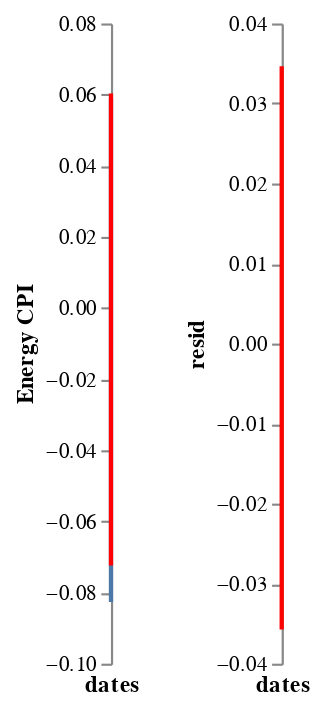

Write notebook code for a chart like this one.
### Markdown cell above
#### Lasso CV

### Code cell
from sklearn.linear_model import LassoCV, LassoLarsCV

lassocv = LassoCV(cv=5, random_state=0).fit(exog, endog)

print("Insample score (Rsq): %s" % lassocv.score(exog, endog))
print("Insample score (Rsq): %s" % lassocv.score(exog_out, outsample))

print("Coefs Selected ")
print(pd.Series(lassocv.coef_, exog.columns.values))

y_lasso = lassocv.predict(exog.values)
resid = endog.values - y_lasso

data_df = pd.DataFrame(dict(dates=endog.index, 
                            energy_cpi=endog, 
                            fitted=pd.Series(y_lasso, endog.index), 
                            resid=pd.Series(resid, endog.index)))

statsmodels.graphics.tsaplots.plot_pacf(resid)

line1 = alt.Chart(data_df).mark_line().encode(x='dates:T', y=alt.Y('energy_cpi', title="Energy CPI")).properties(width="container")
line2 = alt.Chart(data_df).mark_line(color='red').encode(x='dates:T', y=alt.Y('fitted')).properties(width="container")
line3 = alt.Chart(data_df).mark_line(color='red').encode(x='dates:T', y=alt.Y('resid')).properties(width="container")
line1 + line2 | line3

### Figure 1 — Vega-Lite specification as saved in the notebook (floating-point values rounded to 4 significant figures)
{"config": {"view": {"continuousWidth": 400, "continuousHeight": 300}}, "hconcat": [{"layer": [{"mark": "line", "encoding": {"x": {"field": "dates", "type": "temporal"}, "y": {"field": "energy_cpi", "title": "Energy CPI", "type": "quantitative"}}, "width": "container"}, {"mark": {"type": "line", "color": "red"}, "encoding": {"x": {"field": "dates", "type": "temporal"}, "y": {"field": "fitted", "type": "quantitative"}}, "width": "container"}]}, {"mark": {"type": "line", "color": "red"}, "encoding": {"x": {"field": "dates", "type": "temporal"}, "y": {"field": "resid", "type": "quantitative"}}, "width": "container"}], "data": {"name": "data-21dbde72a3e3d9f799a566ed900c0c47"}, "$schema": "https://vega.github.io/schema/vega-lite/v4.17.0.json", "datasets": {"data-21dbde72a3e3d9f799a566ed900c0c47": [{"dates": "2012-08-31T00:00:00", "energy_cpi": 0.04306, "fitted": 0.03558, "resid": 0.00748}, {"dates": "2012-09-30T00:00:00", "energy_cpi": 0.02407, "fitted": -0.001406, "resid": 0.02548}, {"dates": "2012-10-31T00:00:00", "energy_cpi": -0.02266, "fitted": -0.0378, "resid": 0.01514}, {"dates": "2012-11-30T00:00:00", "energy_cpi": -0.04621, "fitted": -0.02797, "resid": -0.01824}, {"dates": "2012-12-31T00:00:00", "energy_cpi": -0.0229, "fitted": -0.01315, "resid": -0.009752}, {"dates": "2013-01-31T00:00:00", "energy_cpi": 0.00493, "fitted": 0.007538, "resid": -0.002608}, {"dates": "2013-02-28T00:00:00", "energy_cpi": 0.05763, "fitted": 0.04773, "resid": 0.009907}, {"dates": "2013-03-31T00:00:00", "energy_cpi": 0.005718, "fitted": -0.0169, "resid": 0.02262}, {"dates": "2013-04-30T00:00:00", "energy_cpi": -0.01927, "fitted": -0.007627, "resid": -0.01164}, {"dates": "2013-05-31T00:00:00", "energy_cpi": 0.01245, "fitted": 0.01246, "resid": -4.316e-06}, {"dates": "2013-06-30T00:00:00", "energy_cpi": 0.01661, "fitted": -0.000847, "resid": 0.01746}, {"dates": "2013-07-31T00:00:00", "energy_cpi": -0.002187, "fitted": 0.01668, "resid": -0.01887}, {"dates": "2013-08-31T00:00:00", "energy_cpi": -0.005406, "fitted": -0.006827, "resid": 0.00142}, {"dates": "2013-09-30T00:00:00", "energy_cpi": -0.005992, "fitted": -0.01792, "resid": 0.01192}, {"dates": "2013-10-31T00:00:00", "energy_cpi": -0.0402, "fitted": -0.02927, "resid": -0.01093}, {"dates": "2013-11-30T00:00:00", "energy_cpi": -0.02259, "fitted": -0.001657, "resid": -0.02093}, {"dates": "2013-12-31T00:00:00", "energy_cpi": 0.006031, "fitted": -0.01813, "resid": 0.02416}, {"dates": "2014-01-31T00:00:00", "energy_cpi": 0.02136, "fitted": 0.01367, "resid": 0.007686}, {"dates": "2014-02-28T00:00:00", "energy_cpi": 0.01039, "fitted": 0.01908, "resid": -0.008687}, {"dates": "2014-03-31T00:00:00", "energy_cpi": 0.03513, "fitted": 0.02501, "resid": 0.01011}, {"dates": "2014-04-30T00:00:00", "energy_cpi": 0.008677, "fitted": 0.00881, "resid": -0.0001328}, {"dates": "2014-05-31T00:00:00", "energy_cpi": 0.01292, "fitted": 0.001328, "resid": 0.01159}, {"dates": "2014-06-30T00:00:00", "energy_cpi": 0.01514, "fitted": 0.01068, "resid": 0.004461}, {"dates": "2014-07-31T00:00:00", "energy_cpi": -0.007508, "fitted": -0.009764, "resid": 0.002256}, {"dates": "2014-08-31T00:00:00", "energy_cpi": -0.02697, "fitted": -0.01353, "resid": -0.01345}, {"dates": "2014-09-30T00:00:00", "energy_cpi": -0.01544, "fitted": -0.01374, "resid": -0.001698}, {"dates": "2014-10-31T00:00:00", "energy_cpi": -0.04991, "fitted": -0.04763, "resid": -0.002279}, {"dates": "2014-11-30T00:00:00", "energy_cpi": -0.05496, "fitted": -0.02821, "resid": -0.02675}, {"dates": "2014-12-31T00:00:00", "energy_cpi": -0.05436, "fitted": -0.07237, "resid": 0.01801}, {"dates": "2015-01-31T00:00:00", "energy_cpi": -0.08183, "fitted": -0.05151, "resid": -0.03032}, {"dates": "2015-02-28T00:00:00", "energy_cpi": 0.02065, "fitted": 0.03125, "resid": -0.01059}, {"dates": "2015-03-31T00:00:00", "energy_cpi": 0.04137, "fitted": 0.01725, "resid": 0.02413}, {"dates": "2015-04-30T00:00:00", "energy_cpi": -0.004963, "fitted": 0.007856, "resid": -0.01282}, {"dates": "2015-05-31T00:00:00", "energy_cpi": 0.05211, "fitted": 0.02768, "resid": 0.02443}, {"dates": "2015-06-30T00:00:00", "energy_cpi": 0.03047, "fitted": 0.03014, "resid": 0.0003322}, {"dates": "2015-07-31T00:00:00", "energy_cpi": -0.004568, "fitted": -0.008125, "resid": 0.003556}, {"dates": "2015-08-31T00:00:00", "energy_cpi": -0.03004, "fitted": -0.0436, "resid": 0.01356}, {"dates": "2015-09-30T00:00:00", "energy_cpi": -0.05443, "fitted": -0.01871, "resid": -0.03572}, {"dates": "2015-10-31T00:00:00", "energy_cpi": -0.03541, "fitted": -0.03503, "resid": -0.0003795}, {"dates": "2015-11-30T00:00:00", "energy_cpi": -0.02691, "fitted": -0.02832, "resid": 0.001407}, {"dates": "2015-12-31T00:00:00", "energy_cpi": -0.03111, "fitted": -0.01057, "resid": -0.02054}, {"dates": "2016-01-31T00:00:00", "energy_cpi": -0.01749, "fitted": -0.02766, "resid": 0.01017}, {"dates": "2016-02-29T00:00:00", "energy_cpi": -0.04501, "fitted": -0.0146, "resid": -0.03041}, {"dates": "2016-03-31T00:00:00", "energy_cpi": 0.04043, "fitted": 0.06001, "resid": -0.01958}, {"dates": "2016-04-30T00:00:00", "energy_cpi": 0.03706, "fitted": 0.02521, "resid": 0.01185}, {"dates": "2016-05-31T00:00:00", "energy_cpi": 0.03782, "fitted": 0.03095, "resid": 0.006864}, {"dates": "2016-06-30T00:00:00", "energy_cpi": 0.03821, "fitted": 0.00702, "resid": 0.03119}, {"dates": "2016-07-31T00:00:00", "energy_cpi": -0.02047, "fitted": -0.0155, "resid": -0.004967}, {"dates": "2016-08-31T00:00:00", "energy_cpi": -0.01233, "fitted": 0.006442, "resid": -0.01877}, {"dates": "2016-09-30T00:00:00", "energy_cpi": 0.01203, "fitted": -0.01552, "resid": 0.02755}, {"dates": "2016-10-31T00:00:00", "energy_cpi": -0.005443, "fitted": -0.007446, "resid": 0.002003}, {"dates": "2016-11-30T00:00:00", "energy_cpi": -0.01737, "fitted": -0.02032, "resid": 0.002948}, {"dates": "2016-12-31T00:00:00", "energy_cpi": 0.009948, "fitted": 0.03327, "resid": -0.02332}, {"dates": "2017-01-31T00:00:00", "energy_cpi": 0.0326, "fitted": 0.0153, "resid": 0.0173}, {"dates": "2017-02-28T00:00:00", "energy_cpi": -0.007079, "fitted": 0.008975, "resid": -0.01605}, {"dates": "2017-03-31T00:00:00", "energy_cpi": 0.002028, "fitted": -0.001201, "resid": 0.003229}, {"dates": "2017-04-30T00:00:00", "energy_cpi": 0.02151, "fitted": 0.01188, "resid": 0.009627}, {"dates": "2017-05-31T00:00:00", "energy_cpi": 0.001296, "fitted": 0.01059, "resid": -0.009297}, {"dates": "2017-06-30T00:00:00", "energy_cpi": 0.007453, "fitted": -0.004562, "resid": 0.01202}, {"dates": "2017-07-31T00:00:00", "energy_cpi": -0.01022, "fitted": 0.005951, "resid": -0.01617}, {"dates": "2017-08-31T00:00:00", "energy_cpi": 0.01649, "fitted": 0.02871, "resid": -0.01222}, {"dates": "2017-09-30T00:00:00", "energy_cpi": 0.04768, "fitted": 0.01303, "resid": 0.03465}, {"dates": "2017-10-31T00:00:00", "energy_cpi": -0.03904, "fitted": -0.02338, "resid": -0.01566}, {"dates": "2017-11-30T00:00:00", "energy_cpi": 0.0101, "fitted": 0.004417, "resid": 0.00568}, {"dates": "2017-12-31T00:00:00", "energy_cpi": -0.0133, "fitted": -0.02342, "resid": 0.01012}, {"dates": "2018-01-31T00:00:00", "energy_cpi": 0.01968, "fitted": 0.0323, "resid": -0.01263}, {"dates": "2018-02-28T00:00:00", "energy_cpi": 0.01356, "fitted": 0.005335, "resid": 0.008222}, {"dates": "2018-03-31T00:00:00", "energy_cpi": -0.00452, "fitted": 0.006658, "resid": -0.01118}, {"dates": "2018-04-30T00:00:00", "energy_cpi": 0.02953, "fitted": 0.02566, "resid": 0.003865}, {"dates": "2018-05-31T00:00:00", "energy_cpi": 0.03647, "fitted": 0.02808, "resid": 0.008385}, {"dates": "2018-06-30T00:00:00", "energy_cpi": 0.01026, "fitted": -0.01271, "resid": 0.02297}, {"dates": "2018-07-31T00:00:00", "energy_cpi": -0.008859, "fitted": 0.01673, "resid": -0.02559}, {"dates": "2018-08-31T00:00:00", "energy_cpi": -0.0007397, "fitted": -0.01213, "resid": 0.01139}, {"dates": "2018-09-30T00:00:00", "energy_cpi": -0.003411, "fitted": -0.003462, "resid": 5.17e-05}, {"dates": "2018-10-31T00:00:00", "energy_cpi": -0.001804, "fitted": -0.0007696, "resid": -0.001034}, {"dates": "2018-11-30T00:00:00", "energy_cpi": -0.04362, "fitted": -0.03897, "resid": -0.004646}, {"dates": "2018-12-31T00:00:00", "energy_cpi": -0.04634, "fitted": -0.0384, "resid": -0.007941}, {"dates": "2019-01-31T00:00:00", "energy_cpi": -0.02594, "fitted": -0.01246, "resid": -0.01348}, {"dates": "2019-02-28T00:00:00", "energy_cpi": 0.01085, "fitted": 0.02348, "resid": -0.01263}, {"dates": "2019-03-31T00:00:00", "energy_cpi": 0.04431, "fitted": 0.04056, "resid": 0.003749}, {"dates": "2019-04-30T00:00:00", "energy_cpi": 0.05089, "fitted": 0.02415, "resid": 0.02674}, {"dates": "2019-05-31T00:00:00", "energy_cpi": 0.01471, "fitted": 0.01489, "resid": -0.0001747}, {"dates": "2019-06-30T00:00:00", "energy_cpi": -0.01949, "fitted": -0.01379, "resid": -0.005703}, {"dates": "2019-07-31T00:00:00", "energy_cpi": 0.005055, "fitted": 0.004279, "resid": 0.0007754}, {"dates": "2019-08-31T00:00:00", "energy_cpi": -0.02478, "fitted": -0.01381, "resid": -0.01097}, {"dates": "2019-09-30T00:00:00", "energy_cpi": -0.00719, "fitted": 0.01018, "resid": -0.01737}, {"dates": "2019-10-31T00:00:00", "energy_cpi": 0.004331, "fitted": -0.02326, "resid": 0.02759}, {"dates": "2019-11-30T00:00:00", "energy_cpi": -0.007927, "fitted": 0.005389, "resid": -0.01332}, {"dates": "2019-12-31T00:00:00", "energy_cpi": -0.007706, "fitted": 0.0003165, "resid": -0.008023}, {"dates": "2020-01-31T00:00:00", "energy_cpi": 0.0002864, "fitted": 0.001753, "resid": -0.001466}, {"dates": "2020-02-29T00:00:00", "energy_cpi": -0.02201, "fitted": -0.00323, "resid": -0.01878}, {"dates": "2020-03-31T00:00:00", "energy_cpi": -0.04214, "fitted": -0.04382, "resid": 0.001675}, {"dates": "2020-04-30T00:00:00", "energy_cpi": -0.08264, "fitted": -0.07162, "resid": -0.01102}, {"dates": "2020-05-31T00:00:00", "energy_cpi": -2.731e-05, "fitted": 0.005021, "resid": -0.005048}, {"dates": "2020-06-30T00:00:00", "energy_cpi": 0.05628, "fitted": 0.0464, "resid": 0.009881}, {"dates": "2020-07-31T00:00:00", "energy_cpi": 0.02216, "fitted": 0.01495, "resid": 0.00721}, {"dates": "2020-08-31T00:00:00", "energy_cpi": -0.001533, "fitted": 0.005398, "resid": -0.006931}, {"dates": "2020-09-30T00:00:00", "energy_cpi": 0.00758, "fitted": 0.00945, "resid": -0.00187}, {"dates": "2020-10-31T00:00:00", "energy_cpi": -0.01207, "fitted": -0.01683, "resid": 0.004765}, {"dates": "2020-11-30T00:00:00", "energy_cpi": -0.01054, "fitted": -0.01862, "resid": 0.008081}, {"dates": "2020-12-31T00:00:00", "energy_cpi": 0.01938, "fitted": 0.04156, "resid": -0.02218}, {"dates": "2021-01-31T00:00:00", "energy_cpi": 0.03592, "fitted": 0.0289, "resid": 0.007024}, {"dates": "2021-02-28T00:00:00", "energy_cpi": 0.03899, "fitted": 0.06033, "resid": -0.02134}, {"dates": "2021-03-31T00:00:00", "energy_cpi": 0.059, "fitted": 0.03498, "resid": 0.02402}, {"dates": "2021-04-30T00:00:00", "energy_cpi": 0.01441, "fitted": 0.002421, "resid": 0.01199}, {"dates": "2021-05-31T00:00:00", "energy_cpi": 0.02716, "fitted": 0.02734, "resid": -0.0001789}, {"dates": "2021-06-30T00:00:00", "energy_cpi": 0.02286, "fitted": 0.004633, "resid": 0.01823}, {"dates": "2021-07-31T00:00:00", "energy_cpi": 0.01695, "fitted": 0.009602, "resid": 0.007347}]}}
